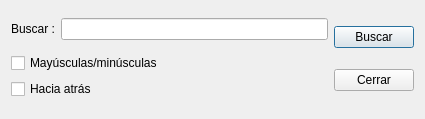
<?xml version="1.0" encoding="UTF-8"?>
<ui version="4.0">
 <class>DBuscar</class>
 <widget class="QDialog" name="DBuscar">
  <property name="geometry">
   <rect>
    <x>0</x>
    <y>0</y>
    <width>425</width>
    <height>119</height>
   </rect>
  </property>
  <property name="windowTitle">
   <string>Dialog</string>
  </property>
  <layout class="QHBoxLayout" name="horizontalLayout_2">
   <item>
    <layout class="QVBoxLayout" name="verticalLayout_3">
     <item>
      <layout class="QHBoxLayout" name="horizontalLayout">
       <item>
        <widget class="QLabel" name="label">
         <property name="text">
          <string>Buscar :</string>
         </property>
        </widget>
       </item>
       <item>
        <widget class="QLineEdit" name="leBuscar"/>
       </item>
      </layout>
     </item>
     <item>
      <layout class="QVBoxLayout" name="verticalLayout">
       <item>
        <widget class="QCheckBox" name="chMayus">
         <property name="text">
          <string>Mayúsculas/minúsculas</string>
         </property>
        </widget>
       </item>
       <item>
        <widget class="QCheckBox" name="chAtras">
         <property name="text">
          <string>Hacia atrás</string>
         </property>
        </widget>
       </item>
      </layout>
     </item>
    </layout>
   </item>
   <item>
    <layout class="QVBoxLayout" name="verticalLayout_2">
     <item>
      <widget class="QPushButton" name="btnBuscar">
       <property name="text">
        <string>Buscar</string>
       </property>
      </widget>
     </item>
     <item>
      <widget class="QPushButton" name="btnCerrar">
       <property name="text">
        <string>Cerrar</string>
       </property>
      </widget>
     </item>
    </layout>
   </item>
  </layout>
 </widget>
 <resources/>
 <connections/>
</ui>
